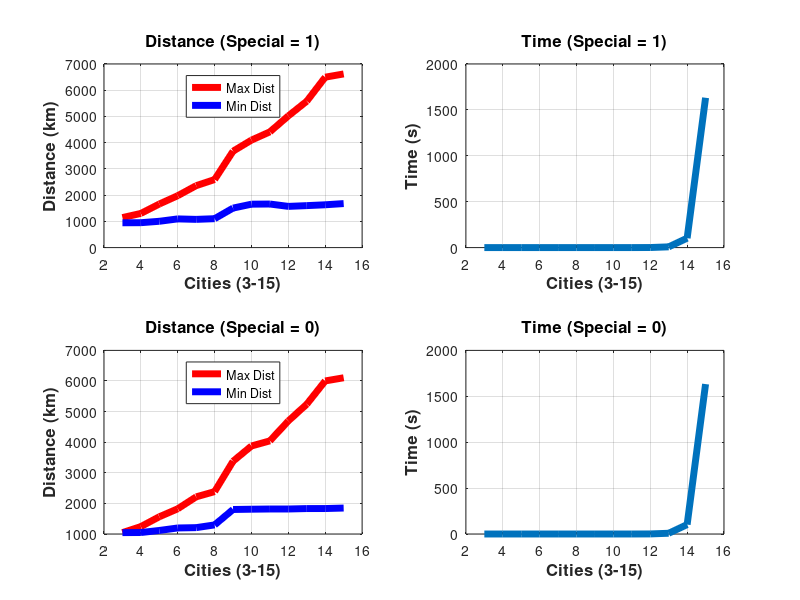

Write the MATLAB code that produced this figure.
#89236
X=[3:15];
Special_Tempo=[0.000,0.000,0.000,0.000,0.000,0.000,0.001,0.005,0.062,0.772,8.076,102.383,1631.964];
Special_Dist_Max=[1144,1303,1661,1979,2361,2594,3675,4098,4413,5021,5581,6497,6620];
Special_Dist_Min=[946,949,1003,1094,1076,1102,1506,1655,1661,1571,1600,1632,1678];

figure(1);

subplot(2,2,1);
plot(X, Special_Dist_Max, 'r', "linewidth", 5);    #Red - MAX
hold on;
plot(X, Special_Dist_Min, 'b', "linewidth", 5);    #Blue - MIN
xlabel('Cities (3-15)', 'FontSize',12,'FontWeight','bold');
ylabel('Distance (km)', 'FontSize',12,'FontWeight','bold');
legend('Max Dist','Min Dist', 'location', 'north');
title('Distance (Special = 1)','FontSize',12,'FontWeight','bold');
grid on;
hold off;

subplot(2,2,2);
title('Time (Special = 1)')
plot(X, Special_Tempo, "linewidth", 5);
xlabel('Cities (3-15)', 'FontSize',12,'FontWeight','bold');
ylabel('Time (s)', 'FontSize',12,'FontWeight','bold');
title('Time (Special = 1)','FontSize',12,'FontWeight','bold');
grid on;

#NO SPECIAL

NS_Tempo=[0.000,0.000,0.000,0.000,0.000,0.000,0.001,0.005,0.062,0.773,8.102,102.484,1633.009];
NS_Dist_Max=[1045,1243,1563,1824,2214,2385,3378,3876,4044,4695,5242,6002,6105];
NS_Dist_Min=[1045,1048,1116,1197,1208,1297,1801,1810,1817,1817,1831,1832,1848];

subplot(2,2,3);
title('Time (Special = 1)')
plot(X, NS_Dist_Max, 'r', "linewidth", 5);    #Red - MAX
hold on;
plot(X, NS_Dist_Min, 'b', "linewidth", 5);    #Blue - MIN
xlabel('Cities (3-15)', 'FontSize',12,'FontWeight','bold');
ylabel('Distance (km)', 'FontSize',12,'FontWeight','bold');
legend('Max Dist','Min Dist', "location", "north");
title('Distance (Special = 0)','FontSize',12,'FontWeight','bold');
grid on;
hold off;

subplot(2,2,4);
title('Time (Special = 0)')
plot(X, NS_Tempo, "linewidth", 5);
xlabel('Cities (3-15)', 'FontSize',12,'FontWeight','bold');
ylabel('Time (s)', 'FontSize',12,'FontWeight','bold');
title('Time (Special = 0)','FontSize',12,'FontWeight','bold');
grid on;